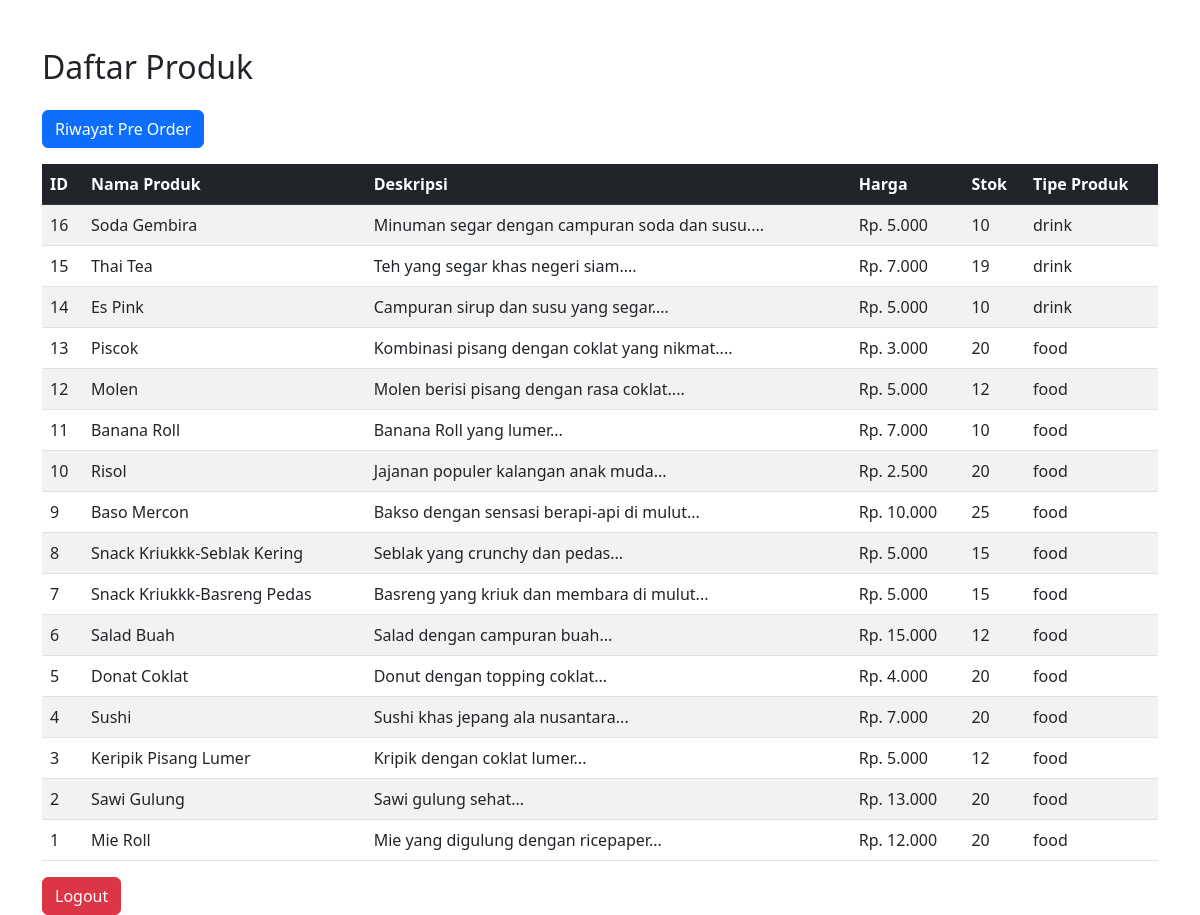
Page /admin-dashboard.php (signed in) on the committed database.
### tables this page shows
CREATE TABLE `foods` (
  `foods_id` int NOT NULL,
  `nama` varchar(100) NOT NULL,
  `deskripsi` text,
  `harga` decimal(10,2) NOT NULL,
  `quantity` int DEFAULT NULL,
  `gambar` text,
  `nama_gambar` text,
  `product_type` enum('food','drink') NOT NULL
);

### admin-dashboard.php (the view, shortened to what this page needs)
<?php
include "CODES/BACKEND/db.php";
$sql = "SELECT * FROM foods ORDER BY foods_id DESC";
$result = $db->query($sql);
?>
<!DOCTYPE html>
<html lang="id">
<head>
    <link href="https://cdn.jsdelivr.net/npm/bootstrap@5.2.3/dist/css/bootstrap.min.css" rel="stylesheet">
</head>
<body>
    <div class="container mt-5">
        <div class="row">
            <div class="col-md-12">
                <h2 class="mb-4">Daftar Produk</h2>
                <a href="admin-riwayat-po.php" class="btn btn-primary mb-3">Riwayat Pre Order</a>
                <table class="table table-striped table-hover">
                    <thead class="table-dark">
                        <tr>
                            <th>ID</th>
                            <th>Nama Produk</th>
                            <th>Deskripsi</th>
                            <th>Harga</th>
                            <th>Stok</th>
                            <th>Tipe Produk</th>
                        </tr>
                    </thead>
                    <tbody>
                        <?php while($row = $result->fetch_assoc()): ?>
                            <tr>
                                <td><?= $row['foods_id'] ?></td>
                                <td><?= $row['nama'] ?></td>
                                <td><?= substr($row['deskripsi'], 0, 50) ?>...</td>
                                <td>Rp. <?= number_format($row['harga'], 0, ',', '.') ?></td>
                                <td><?= $row['quantity'] ?></td>
                                <td><?= $row['product_type'] ?></td>
                            </tr>
                        <?php endwhile; ?>
                    </tbody>
                </table>
                <form action="" method="post">
                    <button type="submit" name="logout" class="btn btn-danger">Logout</button>
                </form>
            </div>
        </div>
    </div>
</body>
</html>

### rows in the picture
foods: foods_id "16", nama "Soda Gembira", deskripsi "Minuman segar dengan campuran soda dan susu.", harga "5.000", quantity "10", product_type "drink"
foods: foods_id "15", nama "Thai Tea", deskripsi "Teh yang segar khas negeri siam.", harga "7.000", quantity "19", product_type "drink"
foods: foods_id "14", nama "Es Pink", deskripsi "Campuran sirup dan susu yang segar.", harga "5.000", quantity "10", product_type "drink"
foods: foods_id "13", nama "Piscok", deskripsi "Kombinasi pisang dengan coklat yang nikmat.", harga "3.000", quantity "20", product_type "food"
foods: foods_id "12", nama "Molen", deskripsi "Molen berisi pisang dengan rasa coklat.", harga "5.000", quantity "12", product_type "food"
foods: foods_id "11", nama "Banana Roll", deskripsi "Banana Roll yang lumer", harga "7.000", quantity "10", product_type "food"
foods: foods_id "10", nama "Risol", deskripsi "Jajanan populer kalangan anak muda", harga "2.500", quantity "20", product_type "food"
foods: foods_id "9", nama "Baso Mercon", deskripsi "Bakso dengan sensasi berapi-api di mulut", harga "10.000", quantity "25", product_type "food"
foods: foods_id "8", nama "Snack Kriukkk-Seblak Kering", deskripsi "Seblak yang crunchy dan pedas", harga "5.000", quantity "15", product_type "food"
foods: foods_id "7", nama "Snack Kriukkk-Basreng Pedas", deskripsi "Basreng yang kriuk dan membara di mulut", harga "5.000", quantity "15", product_type "food"
foods: foods_id "6", nama "Salad Buah", deskripsi "Salad dengan campuran buah", harga "15.000", quantity "12", product_type "food"
foods: foods_id "5", nama "Donat Coklat", deskripsi "Donut dengan topping coklat", harga "4.000", quantity "20", product_type "food"
foods: foods_id "4", nama "Sushi", deskripsi "Sushi khas jepang ala nusantara", harga "7.000", quantity "20", product_type "food"
foods: foods_id "3", nama "Keripik Pisang Lumer", deskripsi "Kripik dengan coklat lumer", harga "5.000", quantity "12", product_type "food"
foods: foods_id "2", nama "Sawi Gulung", deskripsi "Sawi gulung sehat", harga "13.000", quantity "20", product_type "food"
foods: foods_id "1", nama "Mie Roll", deskripsi "Mie yang digulung dengan ricepaper", harga "12.000", quantity "20", product_type "food"
